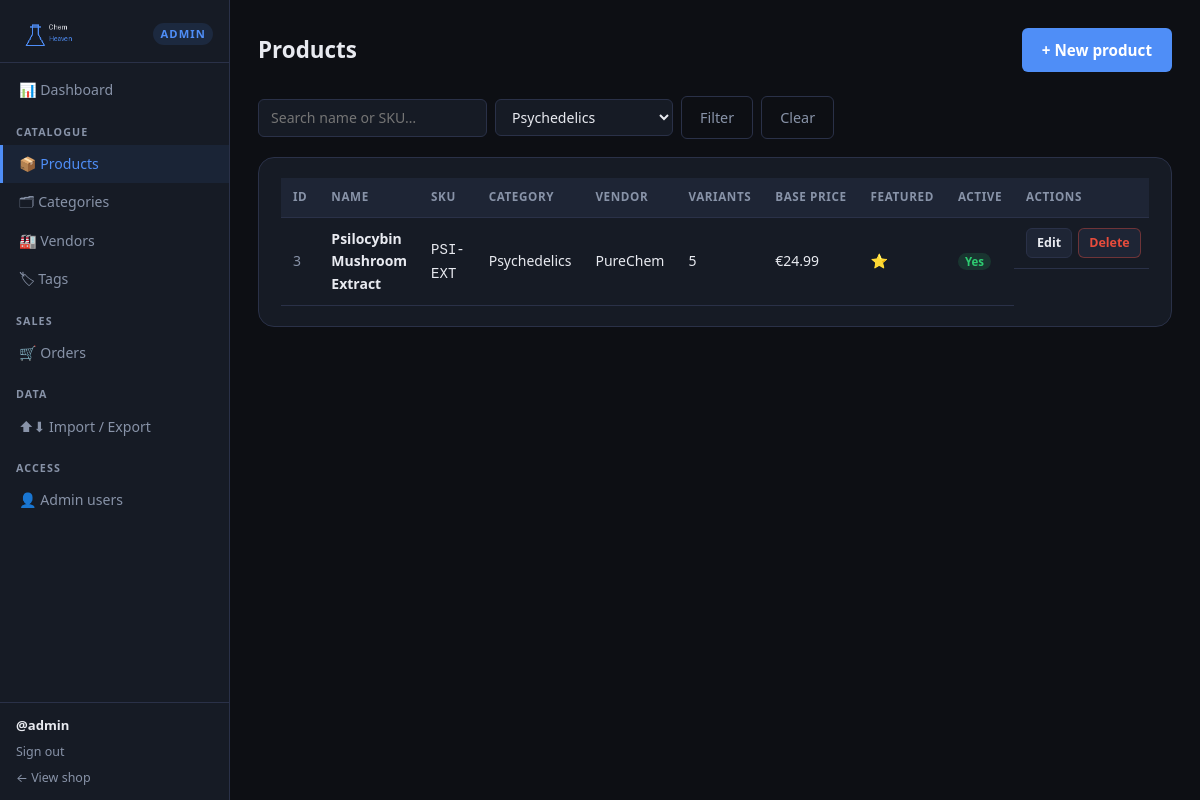
Page /admin/products.php?cat=2 (signed in) on the committed database.
### tables this page shows
CREATE TABLE IF NOT EXISTS products (
    id          INT UNSIGNED  AUTO_INCREMENT PRIMARY KEY,
    uuid        CHAR(36)      NOT NULL UNIQUE,
    name        VARCHAR(200)  NOT NULL,
    slug        VARCHAR(200)  NOT NULL UNIQUE,
    description TEXT,
    image_url   VARCHAR(500)  DEFAULT 'https://i.ibb.co/KpDhj0rZ/IMG-2197.jpg',
    sku         VARCHAR(100),
    featured    TINYINT(1)    NOT NULL DEFAULT 0,
    category_id INT UNSIGNED  NOT NULL,
    vendor_id   INT UNSIGNED  NOT NULL,
    base_price  DECIMAL(10,2) NOT NULL,
    active      TINYINT(1)    NOT NULL DEFAULT 1,
    created_at  TIMESTAMP     DEFAULT CURRENT_TIMESTAMP,
    updated_at  TIMESTAMP     DEFAULT CURRENT_TIMESTAMP ON UPDATE CURRENT_TIMESTAMP,
    FOREIGN KEY (category_id) REFERENCES categories(id),
    FOREIGN KEY (vendor_id)   REFERENCES vendors(id)
);

CREATE TABLE IF NOT EXISTS categories (
    id          INT UNSIGNED AUTO_INCREMENT PRIMARY KEY,
    uuid        CHAR(36)     NOT NULL UNIQUE,
    name        VARCHAR(100) NOT NULL,
    slug        VARCHAR(100) NOT NULL UNIQUE,
    description TEXT,
    image_url   VARCHAR(500),
    sort_order  INT          NOT NULL DEFAULT 0,
    is_active   TINYINT(1)   NOT NULL DEFAULT 1,
    created_at  TIMESTAMP    DEFAULT CURRENT_TIMESTAMP
);

CREATE TABLE IF NOT EXISTS vendors (
    id         INT UNSIGNED AUTO_INCREMENT PRIMARY KEY,
    name       VARCHAR(150) NOT NULL,
    location   VARCHAR(150) NOT NULL,
    created_at TIMESTAMP    DEFAULT CURRENT_TIMESTAMP
);

### includes/functions.php (called while the page is built, shortened)
<?php
require_once __DIR__ . '/../config/database.php';
function h(mixed $value): string
{
    return htmlspecialchars((string) $value, ENT_QUOTES | ENT_SUBSTITUTE, 'UTF-8');
}
function get_categories(): array
{
    static $cache = null;
    if ($cache === null) {
        $cache = db()->query(
            'SELECT id, name, slug FROM categories ORDER BY name ASC'
        )->fetchAll();
    }
    return $cache;
}
function format_price(float $amount, string $currency = '€'): string
{
    return $currency . number_format($amount, 2, '.', ',');
}

### config/database.php (called while the page is built, shortened)
<?php
function db(): PDO
{
    static $pdo = null;
    if ($pdo !== null) {
        return $pdo;
    }
    $dsn = sprintf(
        'mysql:host=%s;port=%s;dbname=%s;charset=%s',
        DB_HOST,
        DB_PORT,
        DB_NAME,
        DB_CHARSET
    );
    $options = [
        PDO::ATTR_ERRMODE            => PDO::ERRMODE_EXCEPTION,
        PDO::ATTR_DEFAULT_FETCH_MODE => PDO::FETCH_ASSOC,
        PDO::ATTR_EMULATE_PREPARES   => false,
        PDO::ATTR_PERSISTENT         => false,
        PDO::MYSQL_ATTR_FOUND_ROWS   => true,
    ];
    try {
        $pdo = new PDO($dsn, DB_USER, DB_PASS, $options);
    } catch (PDOException $e) {
        error_log('[ChemHeaven] DB connection failed: ' . $e->getMessage());
        http_response_code(503);
        exit('Service temporarily unavailable. Please try again later.');
    }
    return $pdo;
}

### public/admin/products.php (the view, shortened to what this page needs)
<?php
require_once __DIR__ . '/../../includes/functions.php';
$db = db();
$search = mb_substr(trim(strip_tags($_GET['q'] ?? '')), 0, 100);
$catId  = ctype_digit($_GET['cat'] ?? '') ? (int)$_GET['cat'] : null;
$where  = [];
$params = [];
if ($catId) {
    $where[] = 'p.category_id = :cat';
    $params[':cat'] = $catId;
}
$whereSQL = $where ? 'WHERE ' . implode(' AND ', $where) : '';
$products = $db->prepare(
    "SELECT p.id, p.uuid, p.name, p.slug, p.sku, p.featured, p.active,
            p.base_price, c.name AS cat_name, v.name AS vendor_name,
            (SELECT COUNT(*) FROM product_variants pv WHERE pv.product_id = p.id) AS variant_count
     FROM products p
     JOIN categories c ON c.id = p.category_id
     JOIN vendors v    ON v.id = p.vendor_id
     $whereSQL
     ORDER BY p.id DESC"
);
$products->execute($params);
$products = $products->fetchAll();
$categories     = get_categories();
require __DIR__ . '/../../includes/admin-header.php';
?>
<div class="admin-page-header">
    <h1>Products</h1>
    <a href="/admin/product-edit.php" class="btn-primary">+ New product</a>
</div>
<form class="admin-filter-bar" method="get" action="/admin/products.php">
    <input type="search" name="q" value="<?= h($search) ?>" placeholder="Search name or SKU…" maxlength="100">
    <select name="cat">
        <?php foreach ($categories as $c): ?>
            <option value="<?= $c['id'] ?>"<?= $catId === (int)$c['id'] ? ' selected' : '' ?>><?= h($c['name']) ?></option>
        <?php endforeach; ?>
    </select>
    <button type="submit" class="btn-secondary">Filter</button>
    <?php if ($search || $catId): ?>
        <a href="/admin/products.php" class="btn-secondary">Clear</a>
    <?php endif; ?>
</form>
<div class="admin-card">
    <div class="table-wrap">
        <table class="admin-table">
            <thead>
                <tr>
                    <th>ID</th>
                    <th>Name</th>
                    <th>SKU</th>
                    <th>Category</th>
                    <th>Vendor</th>
                    <th>Variants</th>
                    <th>Base price</th>
                    <th>Featured</th>
                    <th>Active</th>
                    <th>Actions</th>
                </tr>
            </thead>
            <tbody>
            <?php foreach ($products as $p): ?>
                <tr>
                    <td class="text-muted"><?= $p['id'] ?></td>
                    <td><strong><?= h($p['name']) ?></strong></td>
                    <td><code><?= h($p['sku'] ?: '—') ?></code></td>
                    <td><?= h($p['cat_name']) ?></td>
                    <td><?= h($p['vendor_name']) ?></td>
                    <td><?= $p['variant_count'] ?></td>
                    <td><?= format_price((float)$p['base_price']) ?></td>
                    <td><?= $p['featured'] ? '⭐' : '—' ?></td>
                    <td><?= $p['active'] ? '<span class="badge-active">Yes</span>' : '<span class="badge-inactive">No</span>' ?></td>
                    <td class="actions-cell">
                        <a href="/admin/product-edit.php?id=<?= $p['id'] ?>" class="btn-sm">Edit</a>
                        <form method="post" action="/admin/product-delete.php" style="display:inline">
                            <button type="submit" class="btn-sm btn-danger"
                                onclick="return confirm('Delete product \'<?= h(addslashes($p['name'])) ?>\'?')">Delete</button>
                        </form>
                    </td>
                </tr>
            <?php endforeach; ?>
            </tbody>
        </table>
    </div>
</div>
<?php require __DIR__ . '/../../includes/admin-footer.php'; ?>

### public/assets/style.css (style rules this page uses)
:root { --color-bg: #0d0f14; --color-surface: #161b25; --color-surface-2: #1e2535; --color-border: #2a3148; --color-accent: #4f8ef7; --color-accent-h: #3a72d8; --color-success: #2ecc71; --color-danger: #e74c3c; --color-warning: #f39c12; --color-text: #e8eaf0; --color-text-muted: #8893a8; --color-badge: #f59e0b; --radius-sm: 6px; --radius-md: 10px; --radius-lg: 16px; --font-sans: system-ui, -apple-system, "Segoe UI", Roboto, Helvetica, Arial, sans-serif; --font-mono: ui-monospace, "Cascadia Code", "Fira Mono", monospace; --shadow-card: 0 4px 24px rgba(0,0,0,.45); --transition: 0.18s ease; }
*, *::before, *::after { box-sizing: border-box; margin: 0; padding: 0; }
html { font-size: 16px; scroll-behavior: smooth; }
body { font-family: var(--font-sans); background: var(--color-bg); color: var(--color-text); line-height: 1.6; min-height: 100vh; display: flex; flex-direction: column; }
a { color: var(--color-accent); text-decoration: none; }
button, input, select, textarea { font: inherit; color: inherit; }
.btn-primary { display: inline-flex; align-items: center; gap: 6px; background: var(--color-accent); color: #fff; border: none; border-radius: var(--radius-sm); padding: 10px 20px; font-size: .95rem; font-weight: 600; cursor: pointer; transition: background var(--transition); text-decoration: none; }
.btn-secondary { display: inline-flex; align-items: center; gap: 6px; background: transparent; color: var(--color-text-muted); border: 1px solid var(--color-border); border-radius: var(--radius-sm); padding: 9px 18px; font-size: .9rem; cursor: pointer; transition: border-color var(--transition), color var(--transition); }

### public/assets/admin.css (style rules this page uses)
.admin-body { background: var(--color-bg); }
.admin-page-header { display: flex; align-items: center; justify-content: space-between; margin-bottom: 24px; gap: 16px; flex-wrap: wrap; }
.admin-page-header h1 { font-size: 1.4rem; font-weight: 700; }
.admin-card { background: var(--color-surface); border: 1px solid var(--color-border); border-radius: var(--radius-lg); padding: 20px 22px; margin-bottom: 20px; }
.table-wrap { overflow-x: auto; }
.admin-table { width: 100%; border-collapse: collapse; font-size: .875rem; }
.admin-table th, .admin-table td { padding: 10px 12px; border-bottom: 1px solid var(--color-border); text-align: left; vertical-align: middle; }
.admin-table thead th { font-size: .73rem; text-transform: uppercase; letter-spacing: .05em; color: var(--color-text-muted); background: var(--color-surface-2); white-space: nowrap; }
.actions-cell { white-space: nowrap; display: flex; gap: 6px; align-items: center; }
.btn-sm { display: inline-flex; align-items: center; padding: 4px 10px; border-radius: var(--radius-sm); font-size: .78rem; font-weight: 600; cursor: pointer; background: var(--color-surface-2); border: 1px solid var(--color-border); color: var(--color-text); text-decoration: none; transition: all var(--transition); }
.btn-danger { color: var(--color-danger) !important; border-color: rgba(231,76,60,.4) !important; }
.admin-filter-bar { display: flex; flex-wrap: wrap; gap: 8px; margin-bottom: 18px; align-items: center; }
.admin-filter-bar input[type="search"], .admin-filter-bar select { background: var(--color-surface); border: 1px solid var(--color-border); border-radius: var(--radius-sm); padding: 7px 12px; color: var(--color-text); font-size: .88rem; outline: none; transition: border-color var(--transition); }
.badge-active { background: rgba(46,204,113,.15); color: var(--color-success); padding: 1px 7px; border-radius: 999px; font-size: .72rem; font-weight: 700; }
.text-muted { color: var(--color-text-muted); }

### rows in the picture
products: id "3", name "Psilocybin Mushroom Extract", sku "PSI-EXT", category.name "Psychedelics", vendor.name "PureChem", variant_count "5", base_price "€24.99", active "Yes"

### other values in the picture
$adminUser['username'] "admin"
form field cat "Psychedelics"
